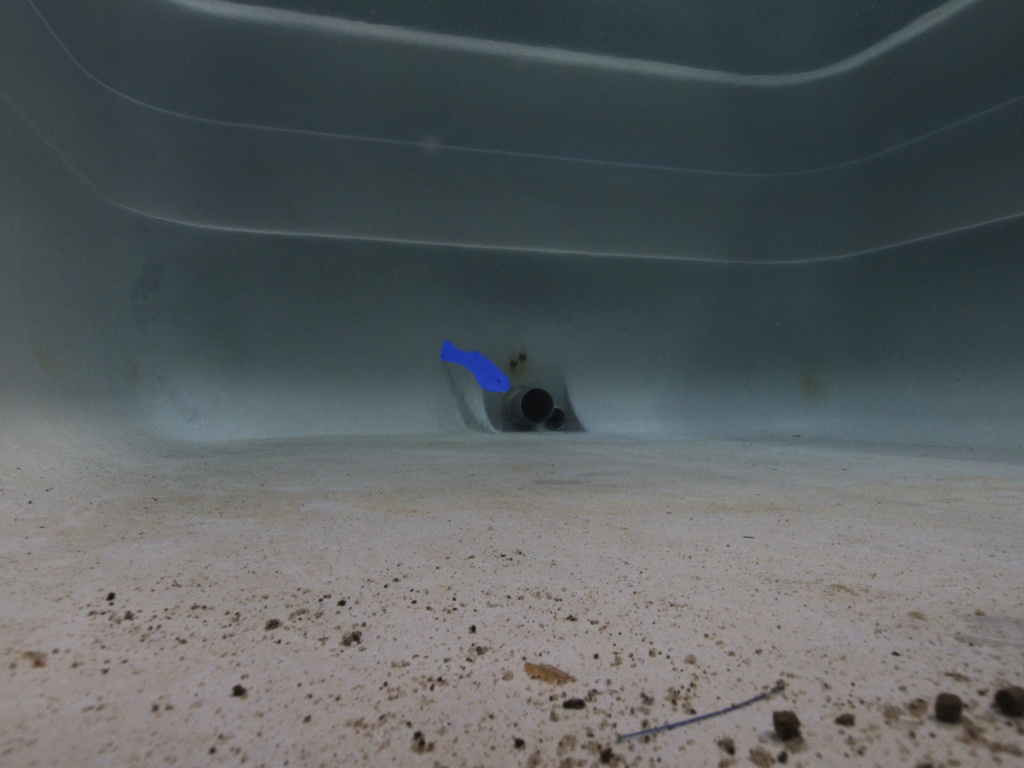
#> input picture scripts/runs/segment/track/image0.jpg, 1024 x 768 px
$ python params_tuner.py --left runs/segment/track/image0.jpg --right runs/segment/track/image0.jpg   (older library calls are emulated)
#> lines starting #> are read from the running program, lines starting #| are printed output that depends on the picture; after the words box and inside, x2 and y2 are one past the last pixel; in counts of white or black regions, pixels touching at a corner belong together
### src/fish_sizing/img_processing/image_processor.py
import cv2
import numpy as np
from termcolor import cprint
import os

class ImageProcessor:
    def __init__(self, left_image=None, info_l=None, info_r=None , right_image=None, stereo=True):
        """
        Implement different options for image processing and enhacing
        """
        # Sava original images
        self.original_left = left_image
        self.original_right = right_image

        self.processed_left= None
        self.processed_right= None

        self.info_l = info_l
        self.info_r = info_r

        self.rect_maps = None

        if info_l!= None and info_r!= None:
            self.generate_rectification_maps()

        self.is_stereo = stereo

        # 2. Initialize the processed ones

        if left_image!=None:
            self.processed_left = self.original_left.copy()

        if right_image!=None:
            self.processed_right = self.original_right.copy()


    def set_camera_info(self,info_l, info_r):
        self.info_l = info_l
        self.info_r = info_r

    def set_image_pair(self,left_image,right_image):
        self.original_left = left_image
        self.original_right = right_image

        self.processed_left = self.original_left.copy()
        self.processed_right = self.original_right.copy()


    def reset(self):
        """Go back to original images"""
        self.processed_left = self.original_left.copy()
        if self.is_stereo:
            self.processed_right = self.original_right.copy()
        return self

    def get_processed(self):
        """Devuelve las imágenes en su estado actual de procesado."""
        if self.is_stereo:
            return self.processed_left, self.processed_right
        return self.processed_left

    # [335 lines left out: functions get_originals, generate_rectification_maps, rectify, downsample, _custom_gray, convert_to_custom_grayscale and 11 more, not called in this run]

    def run_pipeline(self, pipeline_steps, base_debug_folder=None, frame_id="",visualize=True):
        """
        Ejecuta una secuencia de pasos definida por configuración.

        Args:
            pipeline_steps (list): Lista de tuplas [("func_name", {kwargs}, save_debug_bool), ...]
            base_debug_folder (str): Carpeta raíz para guardar los pasos de debug.
            frame_id (str): Identificador del frame para nombrar los archivos.
        """
        cprint(f"   ⚙️ Ejecutando Pipeline...", "cyan")

        if base_debug_folder:
            os.makedirs(base_debug_folder, exist_ok=True)

        for i, step in enumerate(pipeline_steps):

            func_name, kwargs, save_step = step

            # 2. Ejecutar la función
            if hasattr(self, func_name):
                func = getattr(self, func_name)

                # Ejecutar processing step
                func(**kwargs)

                # 3. Guardar Debug si la tupla lo indica
                if save_step and base_debug_folder:
                    # Creamos un ID único para que salgan ordenados alfabéticamente en la carpeta
                    # Ej: "frame_100_step_01_apply_clahe"
                    step_id = f"{frame_id}_step_{func_name}"

                    # Llamamos a tu función visualize_and_save
                    # Ponemos wait_time=1 para que refresque la ventana pero no bloquee (o 0 si quieres pausar)
                    self.visualize_and_save(
                        window_name=f"Debug: {func_name}",
                        wait_time=1,
                        save_folder=base_debug_folder,
                        frame_id=step_id,
                        visualize=visualize
                    )

            else:
                cprint(f"⚠️ [ERROR]: La función '{func_name}' no existe. Saltando.", "red")

        return self.get_processed()

    # [240 lines left out: functions visualize_and_save, check_rectification_interactive, _rect_mouse_callback, apply_deep_sea_process, _preprocess_deep_sea_static, not called in this run]

### scripts/params_tuner.py
import cv2
import numpy as np
import argparse
import sys
from termcolor import cprint

# Importar tu propia clase de procesado
from fish_sizing.img_processing.image_processor import ImageProcessor

# --- CONFIGURACIÓN ---
PATH_MAPPINGS = {
    "/home/slimbook/bagfiles": "/home/rosuser/dataset/bagfiles",
    "/home/slimbook/fish_sizing/out": "/home/rosuser/repo/out",
    "/home/slimbook/models": "/home/rosuser/dataset/models/",
    "/home/slimbook/fish_sizing/config" :"/home/rosuser/repo/config/",
    "/media/slimbook/easystore": "/home/rosuser/easystore"
}

USE_DOCKER = True

def nothing(x):
    pass

def transform_path2docker(path: str) -> str:
#> called with path = 'runs/segment/track/image0.jpg'
    if not USE_DOCKER or path is None:
        return path
    for host_path, docker_path in PATH_MAPPINGS.items():
        if host_path in path:
            new_path = path.replace(host_path, docker_path)
            cprint(f"🔄 Path mapped: {path} \n   -> {new_path}", "yellow")
            return new_path
    return path

def main():
    parser = argparse.ArgumentParser(description="Afinador interactivo de SGBM + WLS + Image Processing")

    parser.add_argument("--left",  help="Ruta a la imagen izquierda (rectificada)",
    default="/media/slimbook/easystore/results_fish_sizing/seleccio_article/2024_11_28/1_peix/test_disp_params/frame_1_left.png")

    parser.add_argument("--right", help="Ruta a la imagen derecha (rectificada)",
    default="/media/slimbook/easystore/results_fish_sizing/seleccio_article/2024_11_28/1_peix/test_disp_params/frame_1_right.png")

    parser.add_argument("--scale", type=float, default=0.5, help="Escala para que vaya fluido (def: 0.5)")
    args = parser.parse_args()

    imgL_raw = cv2.imread(transform_path2docker(args.left))
#> imgL_raw is the input picture: shape (768, 1024, 3); mean B, G, R 96.3, 94.4, 89.1
    imgR_raw = cv2.imread(transform_path2docker(args.right))

    if imgL_raw is None or imgR_raw is None:
        print("❌ Error cargando imágenes. Revisa las rutas.")
        sys.exit(1)

    if args.scale != 1.0:
        imgL_raw = cv2.resize(imgL_raw, (0,0), fx=args.scale, fy=args.scale, interpolation=cv2.INTER_AREA)
#> imgL_raw: shape (384, 512, 3)
        imgR_raw = cv2.resize(imgR_raw, (0,0), fx=args.scale, fy=args.scale, interpolation=cv2.INTER_AREA)

    processor = ImageProcessor(stereo=True)
    processor.set_image_pair(imgL_raw, imgR_raw)

    pipelines = {
        0: ("Raw (Sin Filtros)", []),
        1: ("Basic (Gris + CLAHE)", [
            ("convert_to_custom_grayscale", {}, False),
            ("apply_clahe", {"clip_limit": 2.0, "grid_size": (8,8)}, False)
        ]),
        2: ("Sharp (Gamma + Sharp)", [
            ("apply_gamma", {"gamma": 1.2}, False),
            ("apply_sharpen", {"alpha": 1.7}, False),
            ("convert_to_custom_grayscale", {}, False)
        ]),
        3: ("Clean Edges (Bilateral + CLAHE)", [
            ("apply_bilateral", {"d": 7, "sigma_color": 50, "sigma_space": 50}, False),
            ("convert_to_custom_grayscale", {}, False),
            ("apply_clahe", {"clip_limit": 1.5, "grid_size": (8,8)}, False)
        ])
    }

    cv2.namedWindow('Stereo Tuning', cv2.WINDOW_NORMAL)
    cv2.resizeWindow('Stereo Tuning', 1400, 900)

    # --- TRACKBARS ---
    cv2.createTrackbar('Pipeline', 'Stereo Tuning', 0, 3, nothing)

    # Parámetros Base Estéreo
    cv2.createTrackbar('minDisparity', 'Stereo Tuning', 1, 30, nothing)
    cv2.createTrackbar('numDisparities (x16)', 'Stereo Tuning', 2, 15, nothing)
    cv2.createTrackbar('blockSize', 'Stereo Tuning', 3, 15, nothing)
    cv2.createTrackbar('Mode (0=SGBM,1=HH,2=3WAY,3=HH4)', 'Stereo Tuning', 2, 3, nothing)

    # Factores P1, P2 y validación
    cv2.createTrackbar('P1_mult', 'Stereo Tuning', 8, 32, nothing)
    cv2.createTrackbar('P2_mult', 'Stereo Tuning', 24, 80, nothing)
    cv2.createTrackbar('disp12MaxDiff', 'Stereo Tuning', 1, 20, nothing)

    # Post-filtros clásicos
    cv2.createTrackbar('uniquenessRatio', 'Stereo Tuning', 25, 50, nothing)
    cv2.createTrackbar('speckleWinSize', 'Stereo Tuning', 50, 300, nothing)
    cv2.createTrackbar('speckleRange', 'Stereo Tuning', 2, 32, nothing)

    # Filtro WLS
    cv2.createTrackbar('Use WLS (0=No, 1=Si)', 'Stereo Tuning', 1, 1, nothing)
    cv2.createTrackbar('WLS Lambda (x100)', 'Stereo Tuning', 20, 100, nothing) # 20 = 2000
    cv2.createTrackbar('WLS Sigma (x0.1)', 'Stereo Tuning', 8, 30, nothing)    # 8 = 0.8

    last_pipeline_idx = -1
    proc_L, proc_R = None, None

    # Mapeo de modos SGBM
    mode_map = {
        0: cv2.STEREO_SGBM_MODE_SGBM,
        1: cv2.STEREO_SGBM_MODE_HH,
        2: cv2.STEREO_SGBM_MODE_SGBM_3WAY,
        3: cv2.STEREO_SGBM_MODE_HH4
    }
    mode_names = ["MODE_SGBM", "MODE_HH", "MODE_SGBM_3WAY", "MODE_HH4"]

    print("\n🚀 INICIANDO ENTORNO DE PRUEBAS AVANZADO")
    print("Mueve los deslizadores. Presiona ESC para salir e imprimir los mejores valores.\n")

    while True:
        # 1. Leer parámetros SGBM
        minDisp = cv2.getTrackbarPos('minDisparity', 'Stereo Tuning')
        numDisp = max(1, cv2.getTrackbarPos('numDisparities (x16)', 'Stereo Tuning')) * 16
        bSize = cv2.getTrackbarPos('blockSize', 'Stereo Tuning') * 2 + 1
        mode_idx = cv2.getTrackbarPos('Mode (0=SGBM,1=HH,2=3WAY,3=HH4)', 'Stereo Tuning')

        p1_m = max(1, cv2.getTrackbarPos('P1_mult', 'Stereo Tuning'))
        p2_m = max(p1_m + 1, cv2.getTrackbarPos('P2_mult', 'Stereo Tuning'))
        d12Max = cv2.getTrackbarPos('disp12MaxDiff', 'Stereo Tuning')

        uRatio = cv2.getTrackbarPos('uniquenessRatio', 'Stereo Tuning')
        spkW = cv2.getTrackbarPos('speckleWinSize', 'Stereo Tuning')
        spkR = cv2.getTrackbarPos('speckleRange', 'Stereo Tuning')

        # Parámetros WLS
        use_wls = cv2.getTrackbarPos('Use WLS (0=No, 1=Si)', 'Stereo Tuning') == 1
        wls_lam = cv2.getTrackbarPos('WLS Lambda (x100)', 'Stereo Tuning') * 100.0
        wls_sig = cv2.getTrackbarPos('WLS Sigma (x0.1)', 'Stereo Tuning') / 10.0

        # 2. Pipeline de Imagen
        curr_pipeline_idx = cv2.getTrackbarPos('Pipeline', 'Stereo Tuning')

        if curr_pipeline_idx != last_pipeline_idx:
            pipe_name, steps = pipelines[curr_pipeline_idx]
            print(f"🔄 Cambiando a Pipeline: {pipe_name}")

            processor.reset()
            processor.run_pipeline(steps, visualize=False)
            proc_L, proc_R = processor.get_processed()

            if len(proc_L.shape) == 3:
                proc_L_gray = cv2.cvtColor(proc_L, cv2.COLOR_BGR2GRAY)
                proc_R_gray = cv2.cvtColor(proc_R, cv2.COLOR_BGR2GRAY)
            else:
                proc_L_gray, proc_R_gray = proc_L, proc_R

            last_pipeline_idx = curr_pipeline_idx

        # 3. Configurar Estéreo
        stereo = cv2.StereoSGBM_create(
            minDisparity=minDisp,
            numDisparities=numDisp,
            blockSize=bSize,
            P1=p1_m * 1 * bSize**2,
            P2=p2_m * 1 * bSize**2,
            disp12MaxDiff=d12Max,
            uniquenessRatio=uRatio,
            speckleWindowSize=spkW,
            speckleRange=spkR,
            mode=mode_map[mode_idx]
        )

        # 4. Calcular Disparidad (Con o sin WLS)
        if use_wls:
            # Para WLS necesitamos calcular la disparidad de ambos lados
            right_matcher = cv2.ximgproc.createRightMatcher(stereo)
            wls_filter = cv2.ximgproc.createDisparityWLSFilter(matcher_left=stereo)
            wls_filter.setLambda(wls_lam)
            wls_filter.setSigmaColor(wls_sig)

            dispL = stereo.compute(proc_L_gray, proc_R_gray)
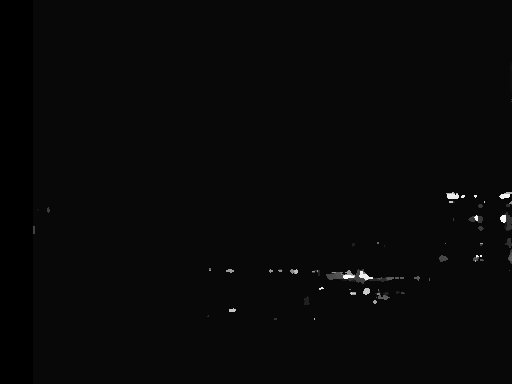
#> dispL: shape (384, 512) int16; min 0, max 496, mean 16.5; drawn with min black and max white
            dispR = right_matcher.compute(proc_R_gray, proc_L_gray)
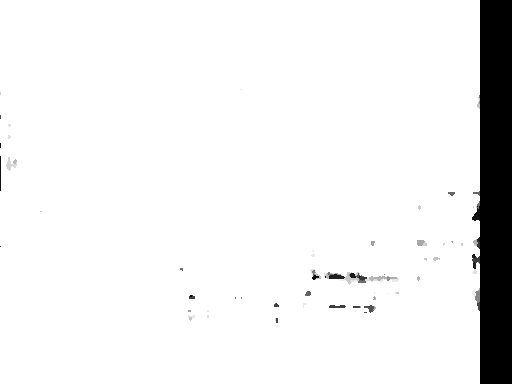
#> dispR: shape (384, 512) int16; min -528, max -16, mean -49.79; drawn with min black and max white

            # El filtro WLS usa la imagen original para respetar los bordes
            filtered_disp = wls_filter.filter(dispL, proc_L, None, dispR)
            disparity = filtered_disp.astype(np.float32) / 16.0
        else:
            disparity = stereo.compute(proc_L_gray, proc_R_gray).astype(np.float32) / 16.0

        # 5. Visualización
        # Cortar a minDisp para evitar que el negro del margen estropee el mapa de color
        disparity_viz = np.clip(disparity, minDisp, numDisp)
        disp_viz_norm = cv2.normalize(disparity_viz, None, alpha=0, beta=255, norm_type=cv2.NORM_MINMAX)
        disp_color = cv2.applyColorMap(np.uint8(disp_viz_norm), cv2.COLORMAP_JET)
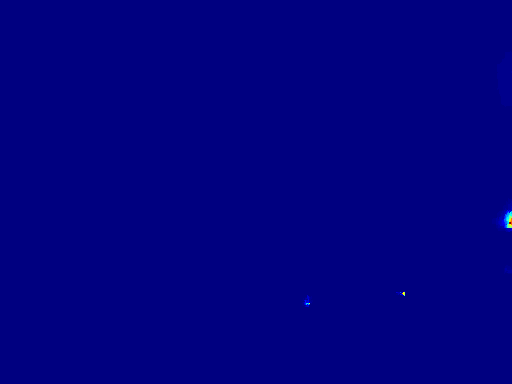
#> disp_color: shape (384, 512, 3); mean B, G, R 128.2, 0.1, 0

        if len(proc_L.shape) == 2:
            show_L = cv2.cvtColor(proc_L, cv2.COLOR_GRAY2BGR)
        else:
            show_L = proc_L.copy()

        cv2.putText(show_L, f"Pipeline: {pipelines[curr_pipeline_idx][0]}", (20, 40),
                    cv2.FONT_HERSHEY_SIMPLEX, 0.8, (0, 255, 0), 2)
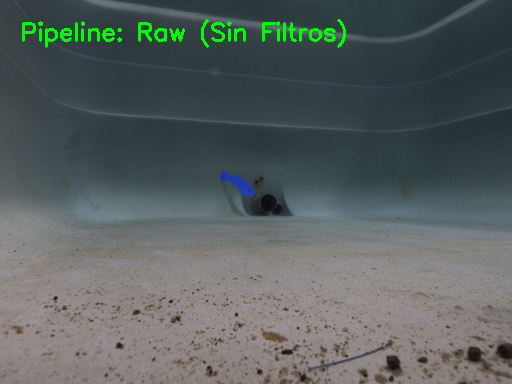
#> show_L: shape (384, 512, 3); mean B, G, R 95.6, 96.6, 88.6

        wls_text = f"WLS: ON (L={int(wls_lam)}, S={wls_sig})" if use_wls else "WLS: OFF"
        cv2.putText(disp_color, wls_text, (20, 40),
                    cv2.FONT_HERSHEY_SIMPLEX, 0.8, (255, 255, 255), 2)
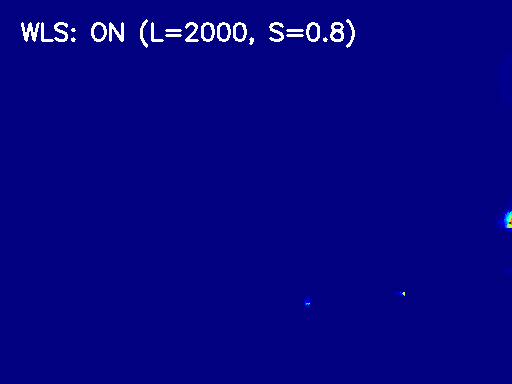
#> disp_color: shape (384, 512, 3); 1.14% of pixels changed, all inside (x1, y1, x2, y2) = (21, 19, 355, 48)

        combined = np.hstack((show_L, disp_color))
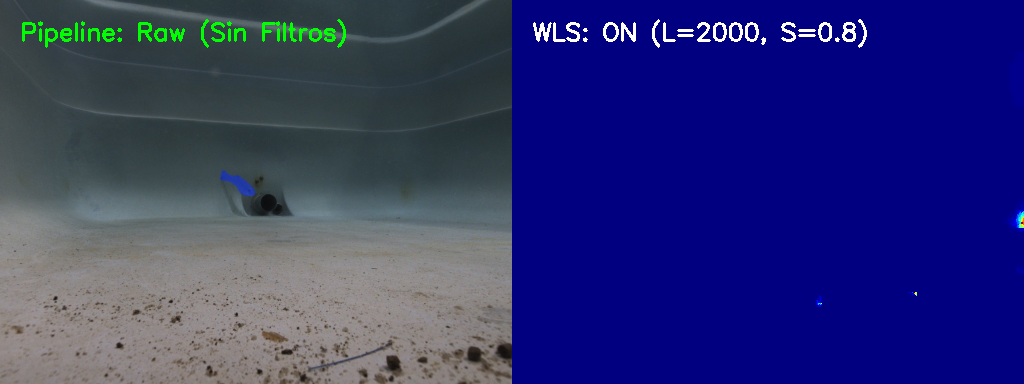
#> combined: shape (384, 1024, 3); mean B, G, R 112.6, 49.8, 45.8
        cv2.imshow('Stereo Tuning', combined)

        if cv2.waitKey(30) == 27: # ESC
#> (key q is pressed here)
            break

    cv2.destroyAllWindows()

    print("\n" + "="*40)
    print(" 💾 TU NUEVO STEREO_CONFIG.YAML 💾 ")
    print("="*40)
    print(f"image_processing_pipeline: {pipelines[curr_pipeline_idx][0]}")
    print("stereo:")
    print(f"  min_disparity:       {minDisp}")
    print(f"  num_disparities:     {numDisp}")
    print(f"  block_size:          {bSize}")
    print(f"  p1_factor:           {p1_m}")
    print(f"  p2_factor:           {p2_m}")
    print(f"  disp12_max_diff:     {d12Max}")
    print(f"  uniqueness_ratio:    {uRatio}")
    print(f"  speckle_window_size: {spkW}")
    print(f"  speckle_range:       {spkR}")
    print(f"  mode:                \"{mode_names[mode_idx]}\"")
    print("wls:")
    print(f"  use_wls:             {use_wls}")
    if use_wls:
        print(f"  lambda:              {wls_lam}")
        print(f"  sigma:               {wls_sig}")
    print("="*40 + "\n")

if __name__ == '__main__':
    main()

$ run again, on data/fotos_peixos_experiments/Peix0.jpeg
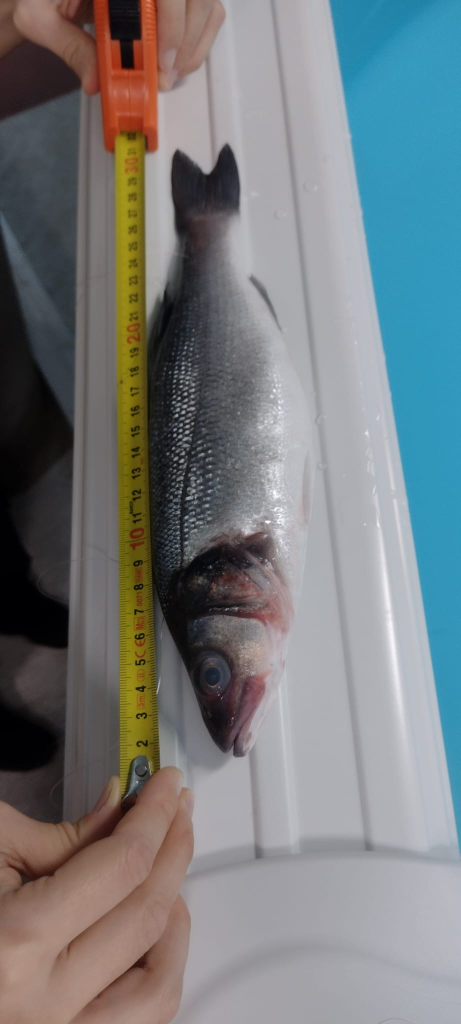
#> input picture data/fotos_peixos_experiments/Peix0.jpeg, 921 x 2048 px (shown at 1/2 size)
#> in main, imgL_raw is the input picture: shape (2048, 921, 3); mean B, G, R 125.8, 123.8, 118.5
#> imgL_raw: shape (1024, 460, 3)
#> show_L: shape (1024, 460, 3); mean B, G, R 125.3, 124.5, 118
#> in main, `cv2.putText(disp_color, wls_text, (20, 40), cv2.FONT_HERSHEY_SIMPLEX, ..`:
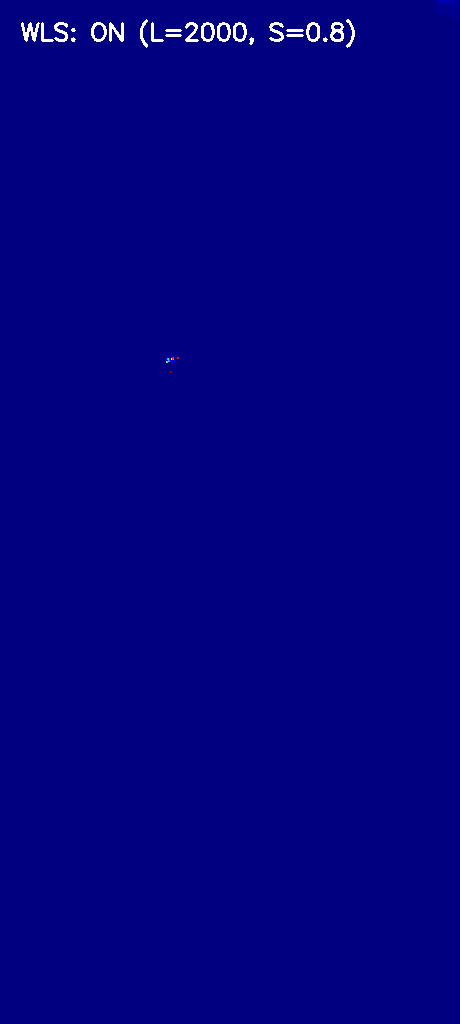
#> disp_color: shape (1024, 460, 3); mean B, G, R 128.6, 1.2, 1.2
#> in main, `combined = np.hstack((show_L, disp_color))`:
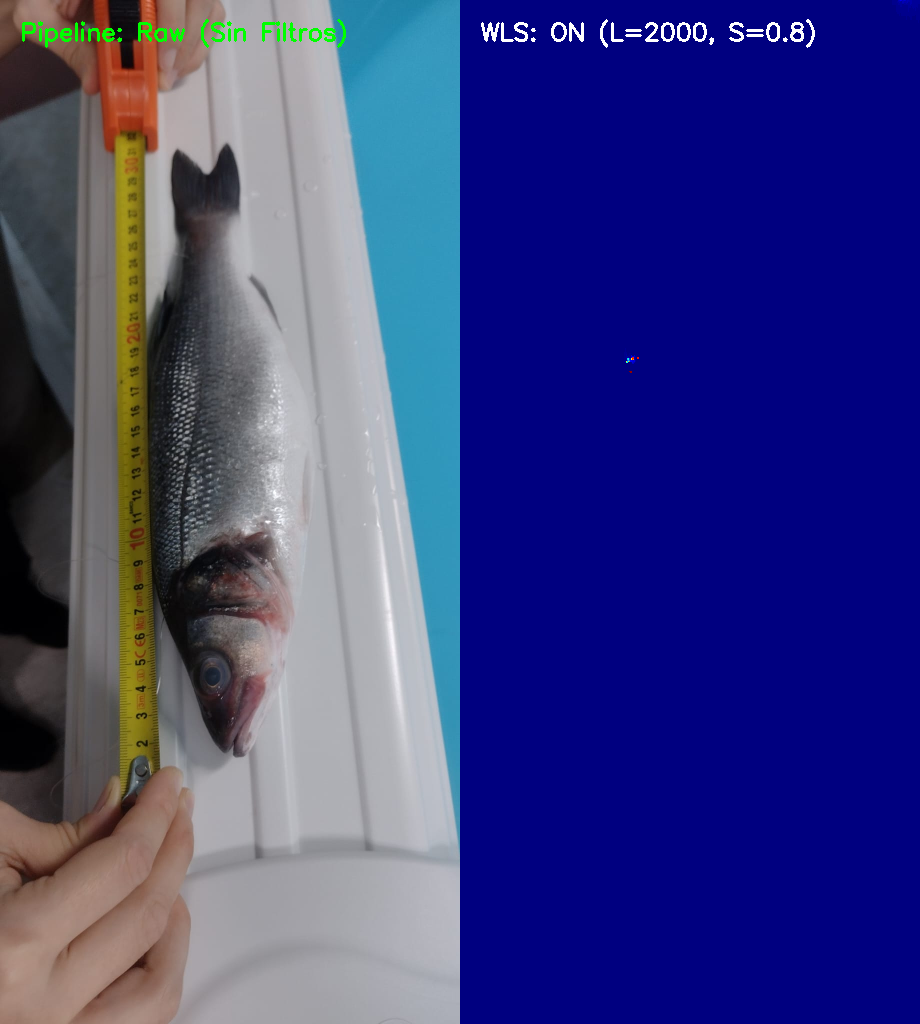
#> combined: shape (1024, 920, 3); mean B, G, R 127, 62.9, 59.6
